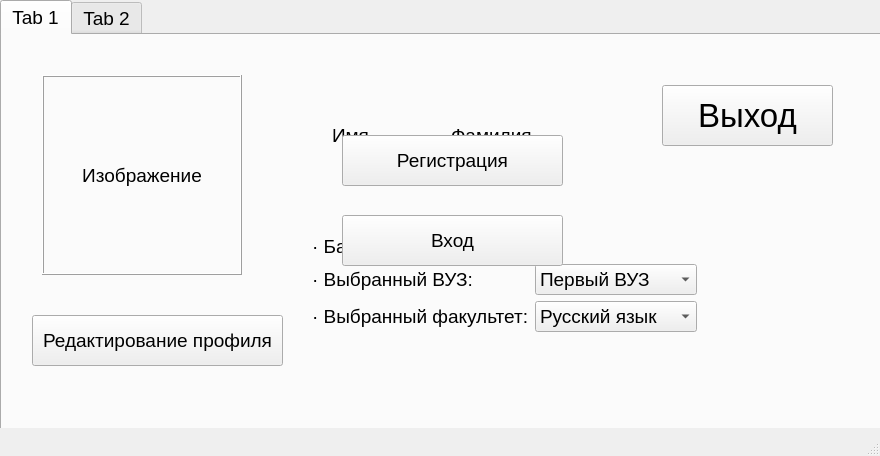
<?xml version="1.0" encoding="UTF-8"?>
<ui version="4.0">
 <class>MainWindow</class>
 <widget class="QMainWindow" name="MainWindow">
  <property name="geometry">
   <rect>
    <x>0</x>
    <y>0</y>
    <width>880</width>
    <height>456</height>
   </rect>
  </property>
  <property name="font">
   <font>
    <pointsize>14</pointsize>
    <strikeout>false</strikeout>
   </font>
  </property>
  <property name="windowTitle">
   <string>MainWindow</string>
  </property>
  <widget class="QWidget" name="centralwidget">
   <widget class="QTabWidget" name="tabWidget">
    <property name="geometry">
     <rect>
      <x>0</x>
      <y>0</y>
      <width>921</width>
      <height>521</height>
     </rect>
    </property>
    <property name="currentIndex">
     <number>0</number>
    </property>
    <widget class="QWidget" name="tab">
     <attribute name="title">
      <string>Tab 1</string>
     </attribute>
     <widget class="QPushButton" name="editButton">
      <property name="geometry">
       <rect>
        <x>30</x>
        <y>280</y>
        <width>251</width>
        <height>51</height>
       </rect>
      </property>
      <property name="text">
       <string>Редактирование профиля</string>
      </property>
     </widget>
     <widget class="QPushButton" name="exitButton">
      <property name="geometry">
       <rect>
        <x>660</x>
        <y>50</y>
        <width>171</width>
        <height>61</height>
       </rect>
      </property>
      <property name="font">
       <font>
        <pointsize>25</pointsize>
       </font>
      </property>
      <property name="text">
       <string>Выход</string>
      </property>
     </widget>
     <widget class="QWidget" name="horizontalLayoutWidget">
      <property name="geometry">
       <rect>
        <x>330</x>
        <y>80</y>
        <width>231</width>
        <height>41</height>
       </rect>
      </property>
      <layout class="QHBoxLayout" name="horizontalLayout">
       <item>
        <widget class="QLabel" name="firstname_label">
         <property name="text">
          <string>Имя</string>
         </property>
        </widget>
       </item>
       <item>
        <widget class="QLabel" name="lastname_label">
         <property name="text">
          <string>Фамилия</string>
         </property>
        </widget>
       </item>
      </layout>
     </widget>
     <widget class="QLabel" name="photoLabel">
      <property name="geometry">
       <rect>
        <x>40</x>
        <y>40</y>
        <width>200</width>
        <height>200</height>
       </rect>
      </property>
      <property name="frameShape">
       <enum>QFrame::Box</enum>
      </property>
      <property name="frameShadow">
       <enum>QFrame::Raised</enum>
      </property>
      <property name="text">
       <string>Изображение</string>
      </property>
      <property name="alignment">
       <set>Qt::AlignCenter</set>
      </property>
     </widget>
     <widget class="QWidget" name="formLayoutWidget">
      <property name="geometry">
       <rect>
        <x>310</x>
        <y>200</y>
        <width>385</width>
        <height>160</height>
       </rect>
      </property>
      <layout class="QFormLayout" name="formLayout">
       <property name="sizeConstraint">
        <enum>QLayout::SetDefaultConstraint</enum>
       </property>
       <property name="fieldGrowthPolicy">
        <enum>QFormLayout::AllNonFixedFieldsGrow</enum>
       </property>
       <property name="rowWrapPolicy">
        <enum>QFormLayout::DontWrapRows</enum>
       </property>
       <property name="labelAlignment">
        <set>Qt::AlignLeading|Qt::AlignLeft|Qt::AlignVCenter</set>
       </property>
       <property name="formAlignment">
        <set>Qt::AlignLeading|Qt::AlignLeft|Qt::AlignTop</set>
       </property>
       <item row="0" column="0">
        <widget class="QLabel" name="count">
         <property name="text">
          <string>· Баллы ЕГЭ:</string>
         </property>
        </widget>
       </item>
       <item row="0" column="1">
        <widget class="QLabel" name="count1">
         <property name="text">
          <string>58</string>
         </property>
        </widget>
       </item>
       <item row="2" column="0">
        <widget class="QLabel" name="selected_vuz">
         <property name="text">
          <string>· Выбранный ВУЗ:</string>
         </property>
        </widget>
       </item>
       <item row="2" column="1">
        <widget class="QComboBox" name="vuzEdit">
         <item>
          <property name="text">
           <string>Первый ВУЗ</string>
          </property>
         </item>
         <item>
          <property name="text">
           <string>Второй ВУЗ</string>
          </property>
         </item>
         <item>
          <property name="text">
           <string>Третий ВУЗ</string>
          </property>
         </item>
         <item>
          <property name="text">
           <string>Четвертый ВУЗ</string>
          </property>
         </item>
        </widget>
       </item>
       <item row="3" column="0">
        <widget class="QLabel" name="selected_fac">
         <property name="text">
          <string>· Выбранный факультет:</string>
         </property>
        </widget>
       </item>
       <item row="3" column="1">
        <widget class="QComboBox" name="facEdit">
         <item>
          <property name="text">
           <string>Русский язык</string>
          </property>
         </item>
         <item>
          <property name="text">
           <string>Математика</string>
          </property>
         </item>
         <item>
          <property name="text">
           <string>Физика</string>
          </property>
         </item>
         <item>
          <property name="text">
           <string>Химия</string>
          </property>
         </item>
         <item>
          <property name="text">
           <string>История</string>
          </property>
         </item>
        </widget>
       </item>
      </layout>
     </widget>
     <widget class="QPushButton" name="registr_but">
      <property name="geometry">
       <rect>
        <x>340</x>
        <y>100</y>
        <width>221</width>
        <height>51</height>
       </rect>
      </property>
      <property name="text">
       <string>Регистрация</string>
      </property>
     </widget>
     <widget class="QPushButton" name="log_but">
      <property name="geometry">
       <rect>
        <x>340</x>
        <y>180</y>
        <width>221</width>
        <height>51</height>
       </rect>
      </property>
      <property name="text">
       <string>Вход</string>
      </property>
     </widget>
    </widget>
    <widget class="QWidget" name="tab_2">
     <attribute name="title">
      <string>Tab 2</string>
     </attribute>
    </widget>
   </widget>
  </widget>
  <widget class="QStatusBar" name="statusbar"/>
 </widget>
 <resources/>
 <connections/>
</ui>
